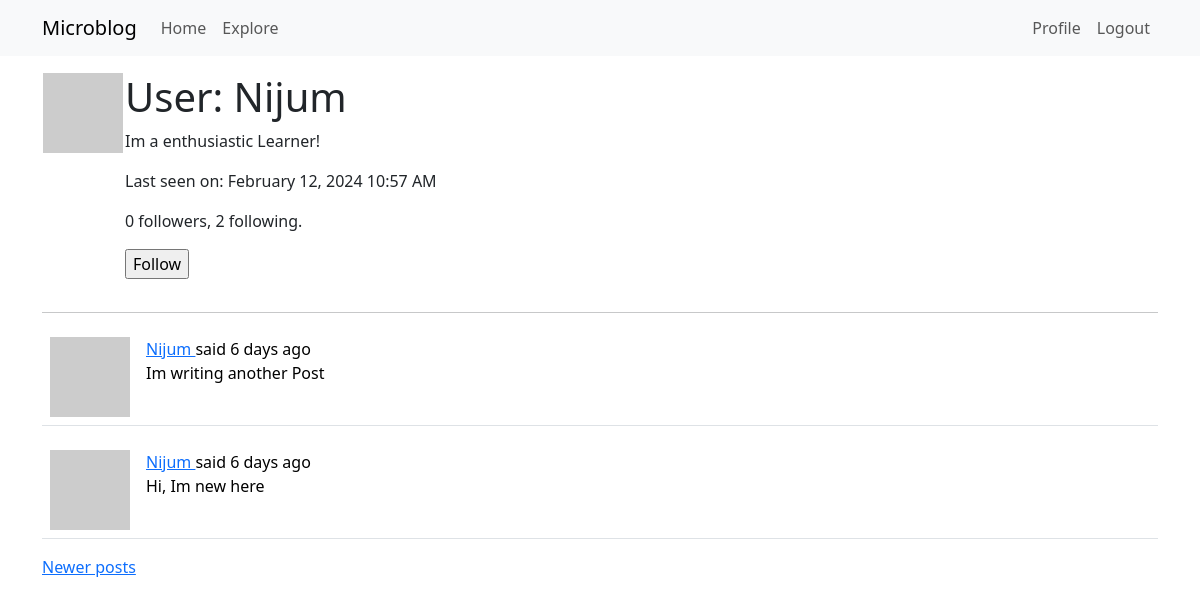
The page /user/Nijum?page=2 (signed in) on the database its author committed.
### app/models.py (models this page shows, shortened)
class User(UserMixin, db.Model):
    id: so.Mapped[int] = so.mapped_column(primary_key=True)
    username: so.Mapped[str] = so.mapped_column(sa.String(64), index=True, unique=True)
    email: so.Mapped[str] = so.mapped_column(sa.String(120), index=True, unique=True)
    password_hash: so.Mapped[Optional[str]] = so.mapped_column(sa.String(256))
    posts: so.WriteOnlyMapped['Post'] = so.relationship(back_populates='author')
    about_me: so.Mapped[Optional[str]] = so.mapped_column(sa.String(140))
    last_seen: so.Mapped[Optional[datetime]] = so.mapped_column(default=lambda: datetime.now(timezone.utc))
    following: so.WriteOnlyMapped['User'] = so.relationship(secondary=followers, primaryjoin=(followers.c.follower_id == id),
        secondaryjoin=(followers.c.followed_id == id), back_populates='followers')
    followers: so.WriteOnlyMapped['User'] = so.relationship(secondary=followers, primaryjoin=(followers.c.followed_id == id),
        secondaryjoin=(followers.c.follower_id == id), back_populates='following')
    def avatar(self, size):
        digest = md5(self.email.lower().encode('utf-8')).hexdigest()
        return f'https://www.gravatar.com/avatar/{digest}?d=identicon&s={size}'
    def is_following(self, user):
        query = self.following.select().where(User.id == user.id)
        return db.session.scalar(query) is not None
    def followers_count(self):
        query = sa.select(sa.func.count()).select_from(
            self.followers.select().subquery())
        return db.session.scalar(query)
    def following_count(self):
        query = sa.select(sa.func.count()).select_from(
            self.following.select().subquery())
        return db.session.scalar(query)

class Post(db.Model):
    id: so.Mapped[int] = so.mapped_column(primary_key=True)
    body: so.Mapped[str]= so.mapped_column(sa.String(140))
    timestamp: so.Mapped[datetime] = so.mapped_column(index=True, default= lambda: datetime.now(timezone.utc))
    user_id: so.Mapped[int] = so.mapped_column(sa.ForeignKey(User.id),index=True)
    author: so.Mapped[User] = so.relationship(back_populates='posts')
    language: so.Mapped[Optional[str]] = so.mapped_column(sa.String(5))
    @login.user_loader
    def load_user(id):
        return db.session.get(User, int(id))

### app/main/routes.py (the view)
@bp.route('/user/<username>')
@login_required
def user(username):
    user = db.first_or_404(sa.select(User).where(User.username == username))
    page = request.args.get('page', 1, type=int)
    query = user.posts.select().order_by(Post.timestamp.desc())
    posts = db.paginate(query, page=page,
                        per_page=current_app.config['POSTS_PER_PAGE'],
                        error_out=False)
    next_url = url_for('main.user', username=user.username,
                       page=posts.next_num) if posts.has_next else None
    prev_url = url_for('main.user', username=user.username,
                       page=posts.prev_num) if posts.has_prev else None
    form = EmptyForm()
    return render_template('user.html', user=user, posts=posts.items,
                           next_url=next_url, prev_url=prev_url, form=form)

### app/main/forms.py
class EmptyForm(FlaskForm):
    submit = SubmitField('Submit')

### app/__init__.py (called while the page is built)
def get_locale():
    return request.accept_languages.best_match(current_app.config['LANGUAGES'])

### app/main/routes.py (called while the page is built)
@bp.before_app_request
def before_request():
    if current_user.is_authenticated:
        current_user.last_seen = datetime.now(timezone.utc)
        db.session.commit()
    g.locale = str(get_locale())

### app/templates/user.html (shortened to what this page needs)
{% extends "base.html" %}
{% block content %}
<table>
  <tr valign="top">
    <td><img src="{{ user.avatar(128) }}"></td>
    <td>
      <h1>User: {{ user.username }}</h1>
      {% if user.about_me %}<p>{{ user.about_me }}</p>{% endif %}
      {% if user.last_seen %}<p>Last seen on: {{ moment(user.last_seen).format('LLL') }}</p>{% endif %}
      <p>{{ user.followers_count() }} followers, {{ user.following_count() }} following.</p>
      {% if user == current_user %}
      <p><a href="{{ url_for('main.edit_profile') }}">Edit your profile</a></p>
      {% elif not current_user.is_following(user) %}
      <p>
      <form action="{{ url_for('main.follow', username=user.username) }}" method="post">
        {{ form.submit(value='Follow') }}
      </form>
      </p>
      {% endif %}
    </td>
  </tr>
</table>
<hr>
{% for post in posts %}
{% include '_post.html' %}
{% endfor %}
{% if prev_url %}
<a href="{{ prev_url }}">Newer posts</a>
{% endif %}
{% endblock %}

### app/templates/_post.html (shortened to what this page needs)
<table class="table table-hover">
  <tr>
    <td width="70px">
      <a href="{{ url_for('main.user', username=post.author.username) }}">
        <img src="{{ post.author.avatar(70) }}" />
      </a>
    </td>
    <td>
      {{ _('%(username)s said %(when)s',
      username=user_link, when=moment(post.timestamp).fromNow()) }}
      <br>
      {{ post.body }}
    </td>
  </tr>
</table>

### rows shown on the page
User: username "Nijum", about_me "Im a enthusiastic Learner!", last_seen "February 12, 2024 10:57 AM"
Post: body "Im writing another Post"
Post: body "Hi, Im new here"

### other values the page prints
{{ user.followers_count() }} "0"
{{ user.following_count() }} "2"
